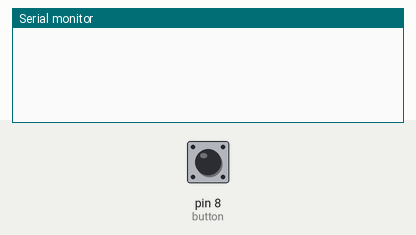
Recording of a sketch running on a simulated Arduino Uno, built with avr-gcc and run on an emulated ATmega328P. Shown: the last lines printed to the serial monitor. Inputs (shaded band) come from the test bench; at power-on: pin 8 (button) HIGH.

Above: at 1.2 s.
1.3 s: pin 8 (button) pulled LOW for 0.15 s
At 2.6 s:
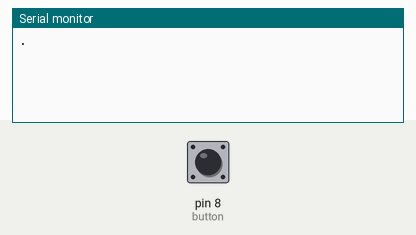
2.9 s: pin 8 (button) pulled LOW for 1 s
At 5.0 s:
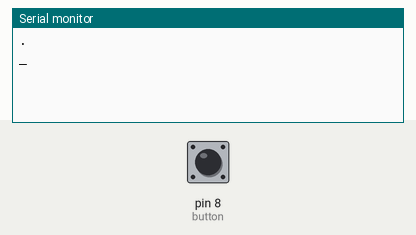

Measured:
- after the input at 1.3 s, the serial monitor: prints a new line after 0.15 s (image 1)
- after the input at 2.9 s, the serial monitor: prints a new line after 1.0 s (image 2)

The sketch:

work.ino
```cpp
#include "constant.h"

#define DEBUG 0

int history[mas_size] = {0};
int M = 0;
unsigned long int time = 0;
const int button = 8;

bool read(){
  return !digitalRead(button);
  }

void setup(){
  Serial.begin(9600);
  pinMode(button, INPUT_PULLUP);
  }

void loop(){
  time = millis();
  while (read()) delay(50);
  if (millis()-time > 500){
    Serial.println("_");

  }
  if (millis()-time >= 10 && millis()-time < 500){
    Serial.println(".");
  }
  }
```

Source omitted: constant.h (data table, 1025 bytes)
